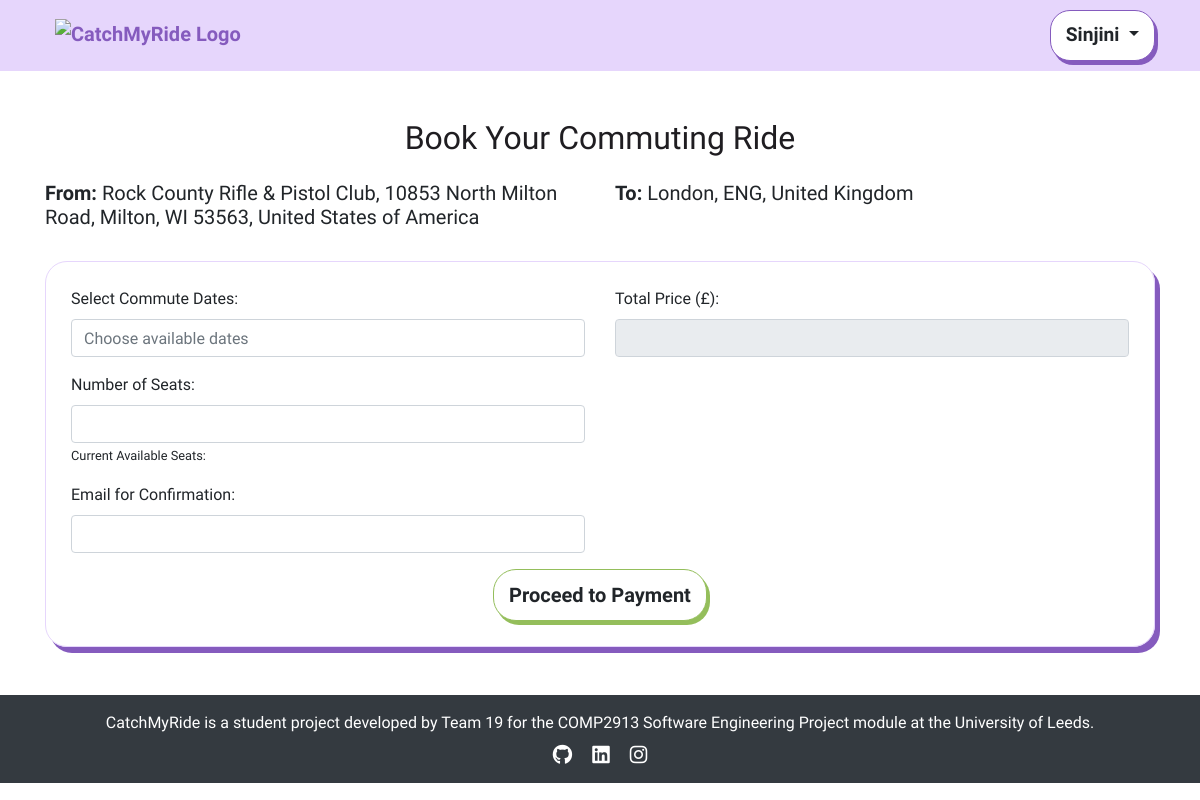
The page /book_commuting/2 (signed in) on the database as committed earlier.
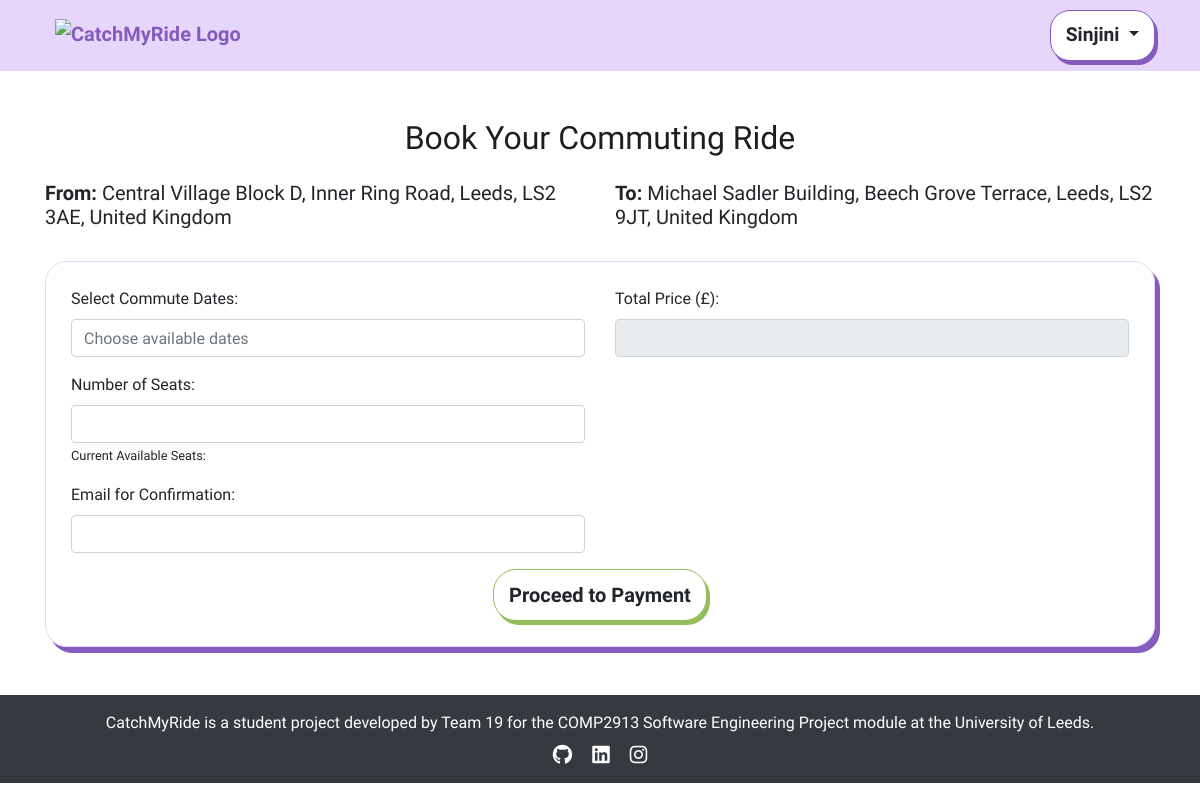
The same page on the database as committed later.
### app/models.py (models this page shows, shortened)
class publish_ride(db.Model):
    id = db.Column(db.Integer, primary_key=True)
    driver_id = db.Column(db.Integer, db.ForeignKey('user.id'), nullable=False)
    driver_name = db.Column(db.String(100), nullable=False)  # Added Driver Name
    from_location = db.Column(db.String(200), nullable=False)
    to_location = db.Column(db.String(200), nullable=False)
    date_time = db.Column(db.DateTime, nullable=True)  # Now optional
    available_seats_per_date = db.Column(db.JSON, nullable=True)
    price_per_seat = db.Column(db.Float, nullable=False)
    category = db.Column(db.String(50), nullable=False)
    recurrence_dates = db.Column(db.String(255), nullable=True)
    commute_times = db.Column(db.String(255), nullable=True)  # Stores commute time slots
    is_available = db.Column(db.Boolean, default=True)
    status = db.Column(db.String(20), default="Booked")

### app/views.py (the view, shortened to what this page needs)
@app.route('/book_commuting/<int:ride_id>', methods=['GET', 'POST'])
@login_required
def book_commuting(ride_id):
    london = pytz.timezone("Europe/London")
    aware_now = datetime.now(london)
    now = aware_now.replace(tzinfo=None)
    ride = publish_ride.query.get_or_404(ride_id)
    db.session.refresh(ride)
    raw_seat_tracking = json.loads(ride.available_seats_per_date) if ride.available_seats_per_date else {}
    seat_tracking = {
        date: seats for date, seats in raw_seat_tracking.items()
        if datetime.strptime(date, "%Y-%m-%d") >= now
    }
    available_dates = [
        date.strip() for date in (ride.recurrence_dates.split(",") if ride.recurrence_dates else [])
        if datetime.strptime(date.strip(), "%Y-%m-%d") >= now
    ]
    seat_data = seat_tracking
    return render_template(
        'book_commuting.html',
        ride=ride,
        available_dates=available_dates,
        seat_data=seat_data,
        seat_tracking=seat_tracking,
        user=current_user
    )

### app/views.py (called while the page is built)
@app.before_request
def check_redirect_after_login():
    if 'redirect_after_login' in session and current_user.is_authenticated:
        redirect_path = session.pop('redirect_after_login')
        return redirect(redirect_path)

@login_manager.user_loader
def load_user(user_id):
    return User.query.get(int(user_id))

@app.context_processor
def inject_user():
    return dict(user=current_user)

### app/templates/book_commuting.html (shortened to what this page needs)
{% extends "base.html" %}
{% block content %}
<div class="container mt-5">
    <h2 class="text-center mb-4">Book Your Commuting Ride</h2>
    <div class="row mb-4">
        <div class="col-md-6">
            <h5><strong>From:</strong> {{ ride.from_location }}</h5>
        </div>
        <div class="col-md-6">
            <h5><strong>To:</strong> {{ ride.to_location }}</h5>
        </div>
    </div>
    <form id="bookingForm" method="POST" action="{{ url_for('book_commuting', ride_id=ride.id) }}" class="custom-form">
        <div class="row mb-3">
            <div class="col-md-6">
                <label for="selected_dates" class="form-label">Select Commute Dates:</label>
                <input type="text" id="selected_dates" class="form-control" placeholder="Choose available dates" id="selected_date_input" name="selected_date" value="" required>
            </div>
            <div class="col-md-6">
                <label for="total_price" class="form-label">Total Price (£):</label>
                <input type="text" class="form-control" id="total_price" name="total_price" readonly>
            </div>
        </div>
        <div class="row mb-3">
            <div class="col-md-6">
                <label for="seats" class="form-label">Number of Seats:</label>
                <input type="number" class="form-control" id="seats" name="seats"
                    min="1" max="{{ ride.available_seats }}" required>
                    <small>Current Available Seats:
                    </small>
            </div>
        </div>
        <div class="row mb-3">
            <div class="col-md-6">
                <label for="email" class="form-label">Email for Confirmation:</label>
                <input type="email" class="form-control" id="email" name="email" required>
            </div>
        </div>
        <div class="text-center">
            <button type="submit" id="proceedToPayment" class="btn btn-base btn-green btn-lg">
                Proceed to Payment
            </button>
        </div>
    </form>
</div>
{% endblock %}

Rows that differ between the two databases and show on the page:
changed publish_ride: from_location "Rock County Rifle & Pistol Club, 10853 North Milton Road, Milton, WI 53563, United States of America" → "Central Village Block D, Inner Ring Road, Leeds, LS2 3AE, United Kingdom"; to_location "London, ENG, United Kingdom" → "Michael Sadler Building, Beech Grove Terrace, Leeds, LS2 9JT, United Kingdom"
